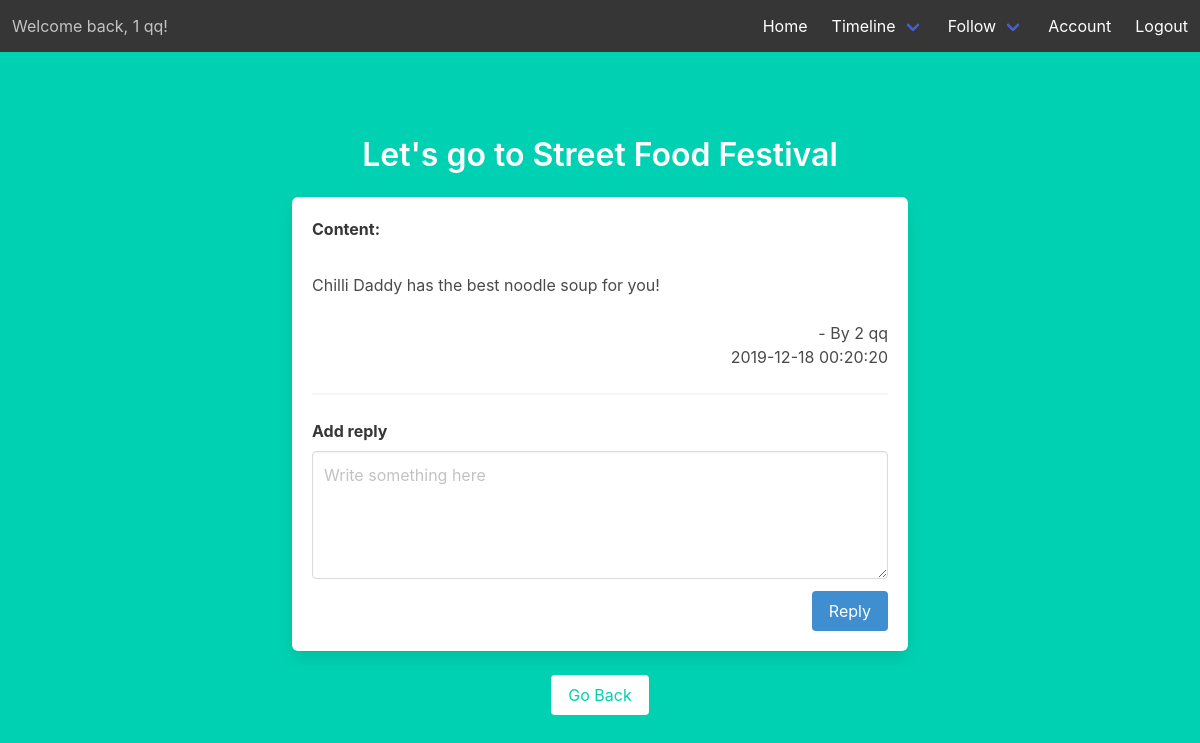
The app's page /post/1/ (signed in) with its own data.
### models.py (models this page shows)
class Users(UserMixin, db.Model):
    __tablename__ = 'Users'
    id = db.Column(db.Integer, primary_key=True)
    email = db.Column(db.String(45), unique=True, nullable=False)
    pword = db.Column(db.String(45), nullable=False)
    fname = db.Column(db.String(45), nullable=False)
    lname = db.Column(db.String(45), nullable=False)
    street_addr = db.Column(db.String(45), nullable=False)
    cid = db.Column(db.Integer, db.ForeignKey('City.id'), nullable=False)
    uprofile = db.Column(db.Text)
    photo = db.Column(db.Text)
    last_logout_timestamp = db.Column(db.DateTime, default=datetime.now().replace(microsecond=0))

class Message(db.Model):
    __tablename__ = 'Message'
    id = db.Column(db.Integer, primary_key=True)
    author = db.Column(db.Integer, db.ForeignKey('Users.id'), nullable=False)
    title = db.Column(db.Text, nullable=False)
    content = db.Column(db.Text, nullable=False)
    mtimestamp = db.Column(db.DateTime, default=datetime.now().replace(microsecond=0), nullable=False)
    visibility = db.Column(db.String(45), nullable=False)
    receiver = db.Column(db.Integer, db.ForeignKey('Users.id'), nullable=True)
    lat = db.Column(db.Float, nullable=False)
    lng = db.Column(db.Float, nullable=False)

### timeline.py (the view, shortened to what this page needs)
@timeline.route('/post/<int:post_id>/', methods=['GET'])
@login_required
def display_message(post_id):
    if not Thread.query.filter_by(uid=current_user.id, mid=post_id).first():
        flash('You have no privilege to read this post')
        return redirect(url_for('timeline.load_thread'))
    if Membership.query.filter_by(uid=Users.query.filter_by(id=Message.query.filter_by(id=post_id).first().author).first().id).first() != None:
        message_info = {
            'message': Message.query.filter_by(id=post_id).first(),
            'author': Users.query.filter_by(id=Message.query.filter_by(id=post_id).first().author).first(),
            'block': Blocks.query.filter_by(id=(Membership.query.filter_by(uid=Users.query.filter_by(id=Message.query.filter_by(id=post_id).first().author).first().id).first().bid)).first()
        }
    else :
        message_info = {
            'message': Message.query.filter_by(id=post_id).first(),
            'author': Users.query.filter_by(id=Message.query.filter_by(id=post_id).first().author).first(),
            'block': None
        }
    print('---------message---------')
    print(message_info)
    reply_list = Reply.query.filter_by(mid=post_id).all()
    reply_info_list = []
    print('---------reply---------')
    print(reply_list)
    Thread.query.filter_by(uid=current_user.id,
                           mid=post_id).first().tstatus = 'read'
    db.session.commit()
    return render_template('post.html', message_info=message_info, reply_info_list=reply_info_list)

### templates/post.html (shortened to what this page needs)
{% extends "base.html" %}
{% block content %}
<div class="column is-8 is-offset-2">
    <h3 class="title">{{ message_info.message.title }}</h3>
    <div class="box">
        <p class="has-text-left">
            <label class="label">Content:</label>
            <br>
            {{ message_info.message.content }}</p>
        <br>
        {% if message_info.block != None %}
        <p class="has-text-right">- By {{ message_info.author.fname }} {{ message_info.author.lname }} at
            {{ message_info.block.bname }}</p>
        {% else %}
        <p class="has-text-right">- By {{ message_info.author.fname }} {{ message_info.author.lname }}</p>
        {% endif %}
        <p class="has-text-right">{{ message_info.message.mtimestamp }}</p>
        {% if reply_list != None %}
        <hr class="is-divider">
        {% endif %}
        <form method="POST" action="{{ url_for('timeline.new_reply_post', post_id=message_info.message.id) }}">
            <div class="field">
                <label class="label has-text-left">Add reply</label>
                <textarea class="textarea" name="content" placeholder="Write something here"></textarea>
            </div>
            <p class="control has-text-right">
                <button class="button is-info">Reply</button>
            </p>
        </form>
    </div>
    <button class="button is-primary is-inverted" onclick="goBack()">Go Back</button>
</div>
{% endblock %}

### templates/base.html (shortened to what this page needs)
<!DOCTYPE html>
<html>
<head>
    <link rel="stylesheet" href="https://cdnjs.cloudflare.com/ajax/libs/bulma/0.7.2/css/bulma.min.css" />
</head>
<body>
    <section class="hero is-primary is-fullheight">
        <div class="hero-head">
            <nav class="navbar has-background-dark" role="navigation" aria-label="main navigation">
                {% if current_user.is_authenticated %}
                <div class="navbar-start">
                    <p class="navbar-item">
                        Welcome back, {{ current_user.fname }} {{ current_user.lname }}!
                    </p>
                </div>
                {% endif %}
                <div id="navbarMenuHeroA" class="navbar-menu ">
                    <div class="navbar-end">
                        <a href="{{ url_for('main.index') }}" class="navbar-item">
                            Home
                        </a>
                        {% if current_user.is_authenticated %}
                        <div class="navbar-item has-dropdown is-hoverable has-text-white has-background-dark">
                            <a class="navbar-link has-background-dark">
                                Timeline
                            </a>
                        </div>
                        {% endif %}
                        {% if current_user.is_authenticated %}
                        <div class="navbar-item has-dropdown is-hoverable has-text-white has-background-dark">
                            <a class="navbar-link has-background-dark">
                                Follow
                            </a>
                        </div>
                        {% endif %}
                        {% if current_user.is_authenticated %}
                        <a href="{{ url_for('acc.account') }}" class="navbar-item">
                            Account
                        </a>
                        {% endif %}
                        {% if current_user.is_authenticated %}
                        <a href="{{ url_for('auth.logout') }}" class="navbar-item">
                            Logout
                        </a>
                        {% endif %}
                    </div>
                </div>
            </nav>
        </div>
        <div class="hero-body">
            <div class="container has-text-centered">
                {% block content %}
                {% endblock %}
            </div>
        </div>
    </section>
</body>
</html>

### records on screen
Users: fname "1", lname "qq"
Message: message "Let's go to Street Food Festival", message.content "Chilli Daddy has the best noodle soup for you!", message.mtimestamp "2019-12-18 00:20:20"
Users: author.fname "2", author.lname "qq"
